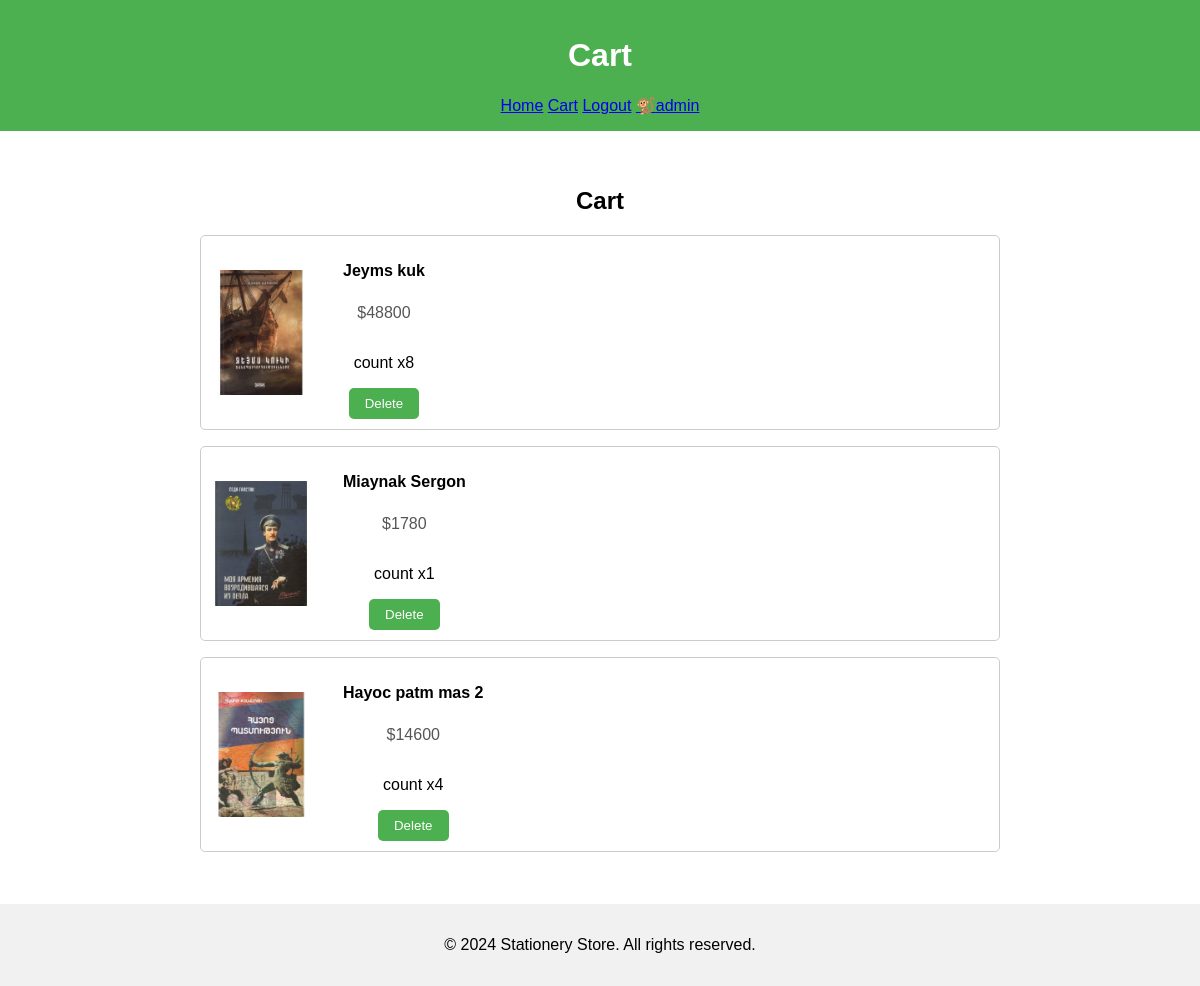
The app's page /cart/ (signed in) with its own data.
### main/models.py (models this page shows, shortened)
class Cart(models.Model):
    book = models.ForeignKey(Book, on_delete=models.CASCADE)
    user = models.ForeignKey(User, on_delete=models.CASCADE)
    count = models.PositiveIntegerField()
    cart_price = models.PositiveIntegerField()

class Book(models.Model):
    name = models.CharField('Book name', max_length=60)
    author = models.CharField('Book author', max_length=60)
    price = models.PositiveIntegerField('Book price')
    image = models.ImageField('Book images', upload_to='books')
    user = models.ForeignKey(User, on_delete=models.CASCADE)

### main/views.py (the view)
# urls.py: path('cart/', views.cart, name='cart'),
def cart(request):
    cart_list = Cart.objects.all()
    return render(request, 'cart.html', context={
        'cart_list':cart_list
    })

### main/templates/cart.html (shortened to what this page needs)
{% extends 'base.html' %}
{% block header %}Cart{% endblock %}
{% block body %}
<main>
    <section class="product-list">
        <h2>Cart</h2>
        {% for i in cart_list %}
            {% if i.user.id == user.id %}
                <div id="products" class="products">
                    <img src="{{ i.book.image.url }}" alt="{{ i.book.name }}" class="product-image">
                    <div class="product-details">
                        <p class="product-name">{{ i.book.name }}</p>
                        <p class="product-price">${{ i.cart_price }}</p>
                        <p class="product-count">count x{{ i.count }}</p>
                        <form action="{% url 'delete_from_cart' %}" method="post">
                            <button type="submit" name="cart_object_id" value="{{ i.id }}">Delete</button>
                        </form>
                    </div>
                </div>
                {% endif %}
        {% endfor %}
    </section>
</main>
{% endblock %}

### main/templates/base.html (shortened to what this page needs)
{% load static %}
<!DOCTYPE html>
<html lang="en">
<head>
    <link rel="stylesheet" href="{% static 'css/styles.css' %}">
</head>
<body>
    <header>
        <h1>{% block header %}{% endblock %}</h1>
        <a href="{% url 'index' %}">Home</a>
        {% if user.is_authenticated %}
            <a href="{% url 'cart' %}">Cart</a>
            <a href="{% url 'logout' %}">Logout</a>
            <a href="{% url 'user_page' %}">🐒{{ user.username }}</a>
        {% else %}
            <a href="{% url 'login' %}">login</a>
            <a href="{% url 'register' %}">register</a>
        {% endif %}
    </header>
    {% block body %}
    {% endblock %}
    <footer>
        <p>&copy; 2024 Stationery Store. All rights reserved.</p>
    </footer>
</body>
</html>

### main/static/css/styles.css (style rules this page uses)
body { font-family: Arial, sans-serif; margin: 0; padding: 0; box-sizing: border-box; }
header { background-color: #4CAF50; color: white; padding: 1rem; text-align: center; }
main { display: flex; flex-wrap: wrap; margin: 1rem; }
.product-list { flex: 1 1 75%; padding: 1rem; }
.products { display: grid; grid-template-columns: repeat(auto-fit, minmax(200px, 1fr)); gap: 1rem; }
button { background-color: #4CAF50; color: white; border: none; padding: 0.5rem 1rem; cursor: pointer; border-radius: 5px; }
footer { background-color: #f1f1f1; text-align: center; padding: 1rem 0; margin-top: 1rem; }
.product-list { padding: 20px; text-align: center; }

### main/templates/cart.html (style rules this page uses)
.product-list { max-width: 800px; margin: 0 auto; }
.products { display: flex; align-items: center; margin-bottom: 1rem; border: 1px solid #ccc; padding: 10px; border-radius: 5px; }
.product-image { width: 100px; height: auto; margin-right: 1rem; border-radius: 5px; }
.product-details { display: flex; flex-direction: column; }
.product-name { font-weight: bold; margin-bottom: 0.5rem; }
.product-price { color: #555; }

### records on screen
Cart: book.image (picture), book.name "Jeyms kuk", cart_price "48800", count "8", {{ i.id }} 1 (drawn)
Cart: book.image (picture), book.name "Miaynak Sergon", cart_price "1780", count "1", {{ i.id }} 2 (drawn)
Cart: book.image (picture), book.name "Hayoc patm mas 2", cart_price "14600", count "4", {{ i.id }} 6 (drawn)

### other values on screen
{{ user.username }} "admin"
